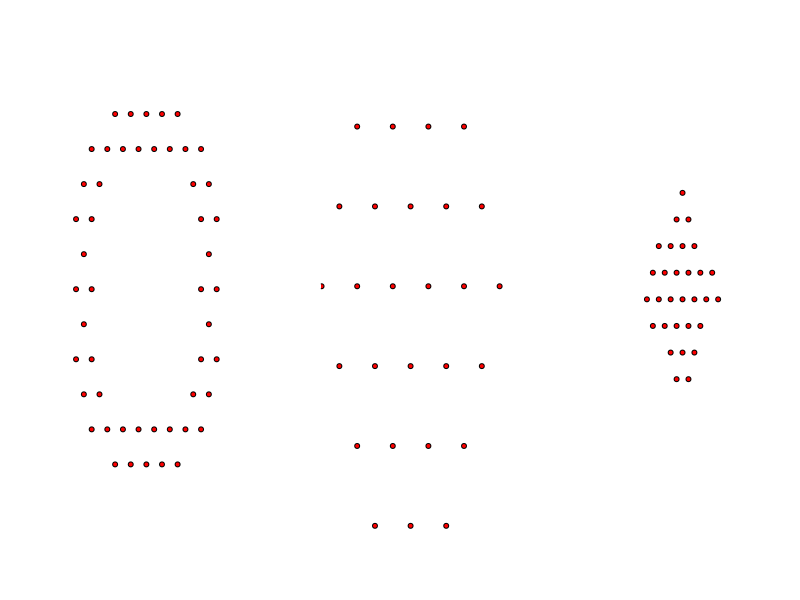
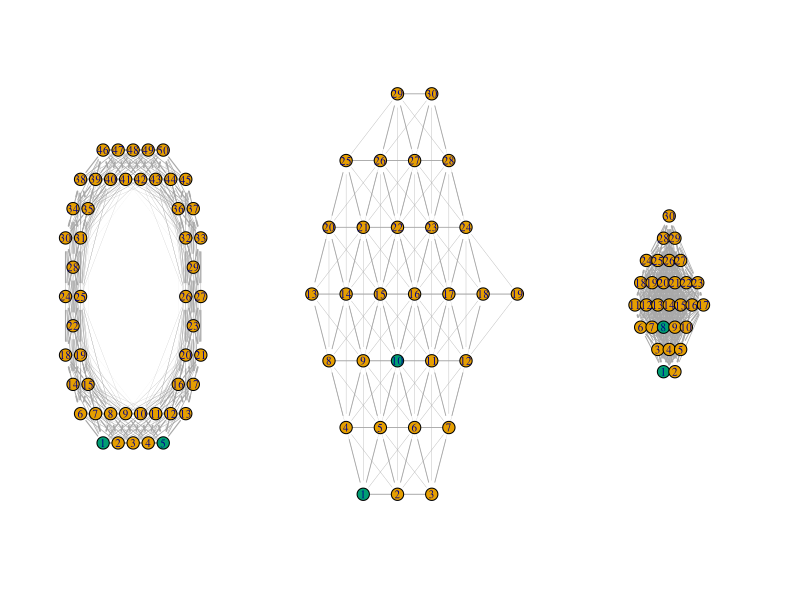
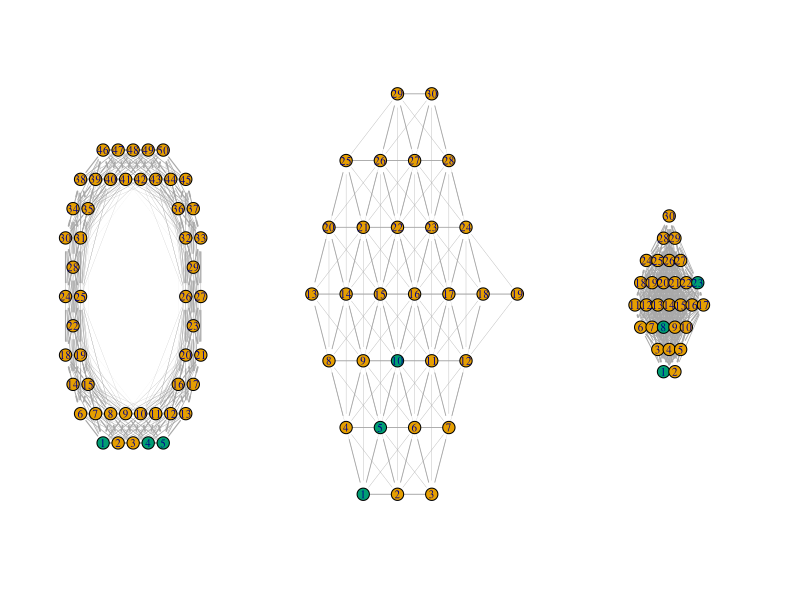
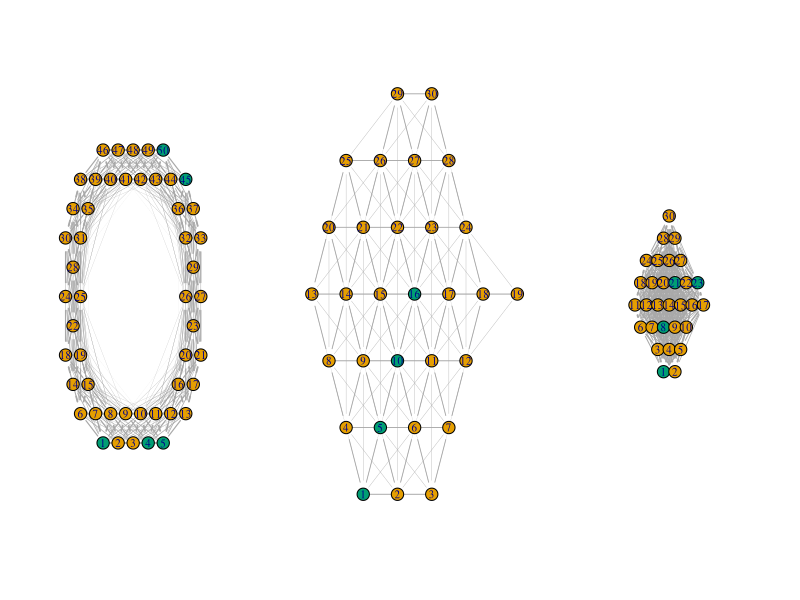
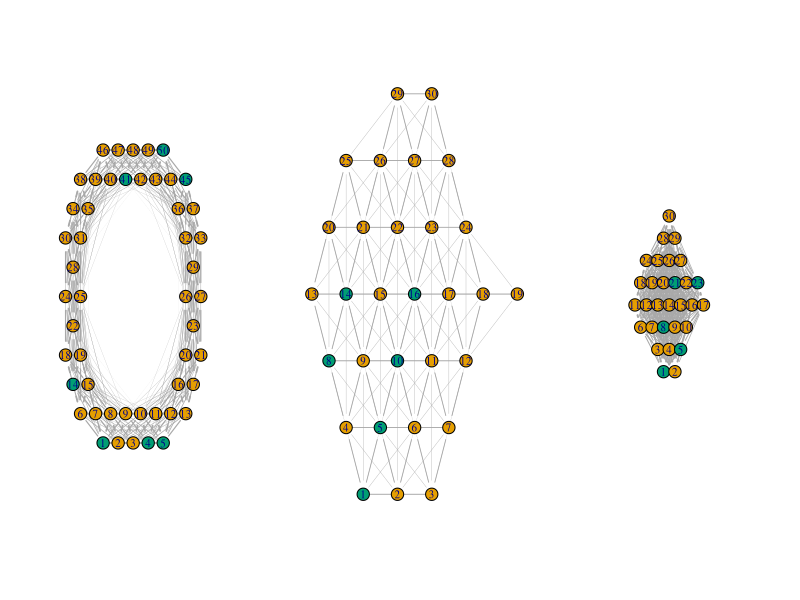
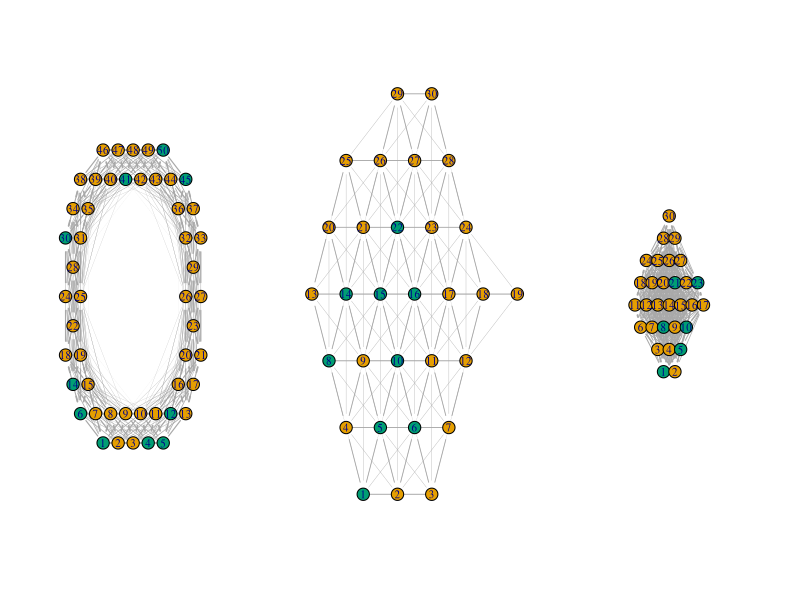
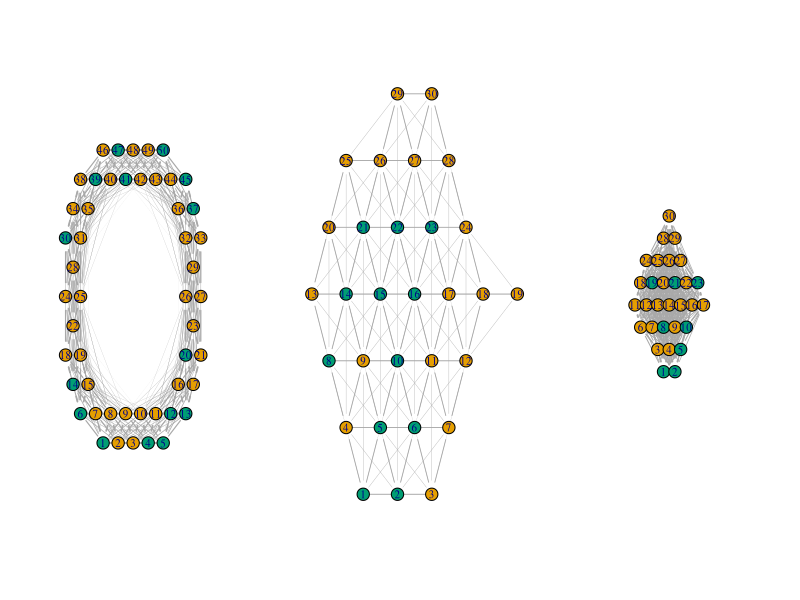
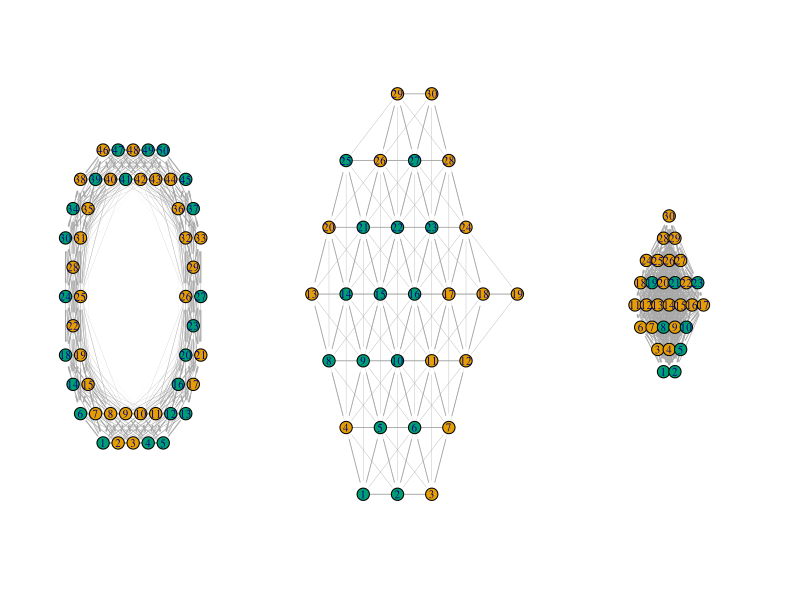

Source code (R) for these figures, in order: (Note: this script raises an error after producing the figures.)
library(sf)
library(igraph)

#' Create n points within a square positioned using h, v, and n.
#' 
#' @param h A numeric value indicating the horizontal distance of the square from the origin.
#' @param v A numeric value indicating the vertical distance of the square from the origin.
#' @param n An integer indicating the number of points to generate within the square.
#' 
#' @return An object of class "sf" containing n points within a square.
#' 
#' @importFrom sf st_polygon st_sample
#' @export
createPolyPoints <- function(h,v=0,n){
    square <- st_polygon(list(rbind(c(-h,v), c(v,h), c(h,v), c(v,-h), c(-h,v))))
    st_sample(square,size = n,type="hexagonal")
}

#' Create n points within two circles with a distance of m.
#' 
#' @param m A numeric value indicating the distance between the two circles.
#' @param n An integer indicating the number of points to generate within the two circles.
#' 
#' @return An object of class "sf" containing n points within two circles with a distance of m.
#' 
#' @importFrom sf st_polygon st_sample st_difference
#' @export
createFringePoints <- function(m,n){
    # create circle polygon inside the square polygon
    center <- c(0, 0)
    radius <- 0.92
    theta <- seq(0, 2*pi, length.out = 50+1)[-1] # create n points evenly spaced around the circle
    circle_poly_coords <- center + radius * cbind(cos(theta), sin(theta))
    circle_poly1 <- st_polygon(list(rbind(circle_poly_coords, circle_poly_coords[1,])))
    radius <- radius-m 
    circle_poly_coords <- center + radius * cbind(cos(theta), sin(theta))
    circle_poly2 <- st_polygon(list(rbind(circle_poly_coords, circle_poly_coords[1,])))
    fringe=st_difference(circle_poly1,circle_poly2)
    st_sample(fringe,size = 50,type="hexagonal")
}


#' Convert spatial points to an igraph graph.
#' 
#' @param points An object of class "sf" containing the spatial points.
#' @param contagious_period An integer indicating the duration (in time steps) that an individual is contagious.
#' 
#' @return An object of class "igraph" representing the graph.
#' 
#' @importFrom igraph graph.adjacency E V neighbors
#' @importFrom sf st_distance
#' @export
toGraph <- function(points,contagious_period=10){
    distances <- as.matrix(st_distance(points))
    g <- graph.adjacency(distances, mode = "undirected", weighted = TRUE)
    E(g)$width=log(1/E(g)$weight) #when drowing the graph we draw only the shorter edge ie the link between very close nodes
    V(g)$state=0
    V(g)$state[1]=contagious_period # the node "1" become contagious for `contagious_period` time step.
    g
}


#' the main function
#'
#' @param g A graph object representing the network
#' @param prob_diffuse The probability of the culture diffusing to a visited individual
#' @param nvisits The number of neighbors visited by each contagious individual in each time step
#' @param contagious_period The length of time that an individual remains contagious
#'
#' @return A graph object representing the network, with updated states and colors
#' @export
diffuse_culture <- function(g, prob_diffuse,nvisits=1,contagious_period=10) {

    #for all node in the graph of state > 0, which correspond to "contagious" individual we will see if they visit other indivdiual
    for (v in V(g)[V(g)$state>0]) {
        neighbors <- neighbors(g, v) #get all the neighbors of the node v
        probas=1/(E(g)[.from(v)]$weight+1)^2    #this is where the probablilty of visiting someone is defined, very important. Here it is defined as depending on the invert of the squared distance. I added + 1 on the distance because the spatial geography of the model is very small and distance are ofen <1 so adding one simplify 
        visit <- sample(neighbors, 1,prob=probas)  #we sample the `nvisits` neighbors given these probability
        if (V(g)$state[visit]==0 && runif(1) < prob_diffuse) V(g)$state[visit] <- contagious_period
    }
  V(g)$state[V(g)$state==1]=-1 #here I decided that once individual are going to be not contagious again I put them in a "resistant" stat, so they won't be contaminated again. We could imagine this resistant state to be also -n and then at each time state we can increase this resistance ; when it reaches 0 they can be contaminated again 
  V(g)$state[V(g)$state>0]=V(g)$state[V(g)$state>0]-1 #decrease the time left for contagious people
  V(g)$color[V(g)$state==0]=1 #just some estetic
  V(g)$color[V(g)$state>0]=3 #just some estetic
  V(g)$color[V(g)$state<0]=2 #just some estetic
  return(g)
}

n=30

#let's draw 3 maps

scenarios <- list( createFringePoints(.3,n), createPolyPoints(h=1.5,n=n), createPolyPoints(h=.5,n=n))

par(mfrow=c(1,3))
for(i in 1:3){
    plot(0,0,xlim=c(-1,1),ylim=c(-1,1),type="n",ann=F,axes=F)
    plot(scenarios[[i]],add=T,pch=21,bg="red")
}


# convert these maps as graph where we will run the simulation:
graphs=lapply(scenarios,toGraph)

# Run diffusion simulation for 25 time steps on each graph
prob_diffuse <- .5
par(mfrow=c(1,3))
par(mar=c(0,0,0,0))
for (t in 1:25) {
    #update 3 scenarios
    graphs=lapply(graphs, diffuse_culture,prob_diffuse=prob_diffuse)
    #plots 3 scenarios
    lapply(1:length(graphs),function(i){
               plot(0,0,xlim=c(-1.5,1.5),ylim=c(-1.5,1.5),type="n",ann=F,axes=F)
               plot(graphs[[i]],layout=st_coordinates(scenarios[[i]]),add=T,rescale=F)
                })
               Sys.sleep(1)
}


#Final result after 25 time step:
par(mfrow=c(1,3))
for(i in 1:3){
    plot(0,0,xlim=c(-1.5,1.5),ylim=c(-1.5,1.5),type="n",ann=F,axes=F)
    plot(graphs[[i]],layout=st_coordinates(scenarios[[i]]),add=T,rescale=F)
}


#reset the state of the graph:
graphs=lapply(scenarios,toGraph)


# below example to run in parallel multiple runs


#run multiple simulation
library(parallel)

cl <- makeCluster(10,type="FORK")
#below the while loop run until only 2 individuals are still contagious and return the number of time step neede to do so.
bigg=parSapply(cl,1:3000,function(i){print(i);sapply(graphs,function(gt){ t=0; while(sum(V(gt)$state>2) ){gt=diffuse_culture(gt,prob_diffuse);t=t+1}; return(t) })})
stopCluster(cl)


boxplot(t(bigg))
